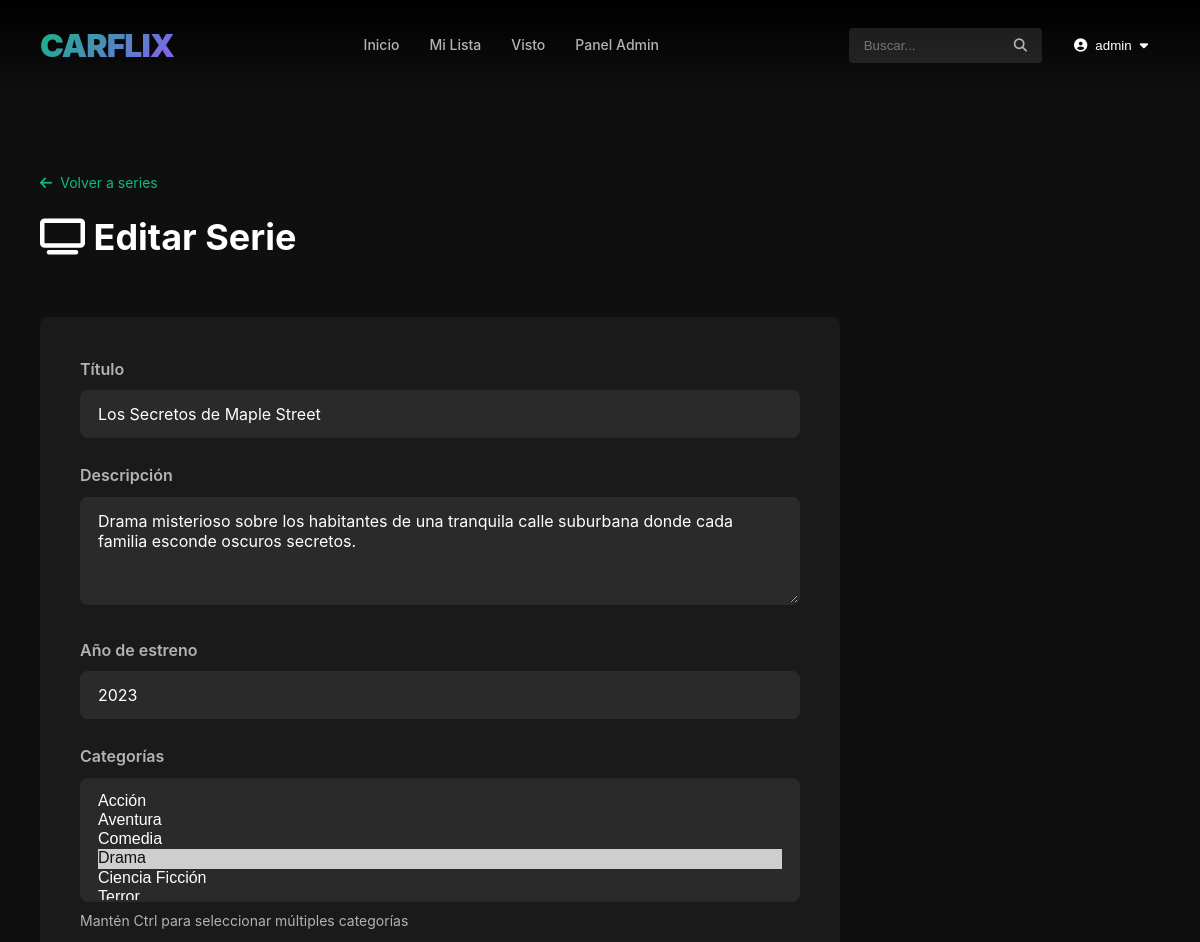
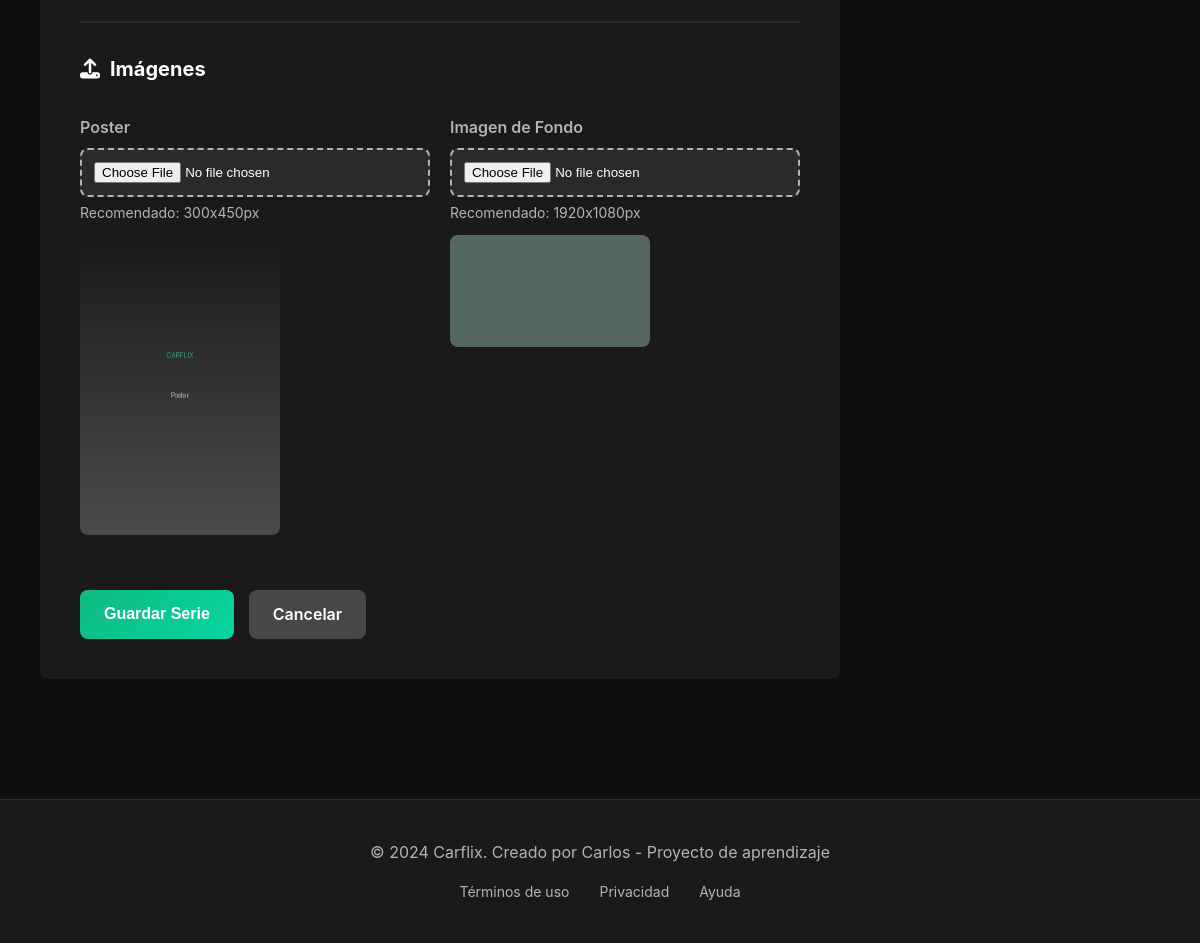
Screenshot of /admin/series/edit/1 (signed in) with the database file from the repository (2 pictures, top to bottom).
### app/models.py (models this page shows, shortened)
class User(UserMixin, db.Model):
    id = db.Column(db.Integer, primary_key=True)
    username = db.Column(db.String(64), unique=True, nullable=False, index=True)
    email = db.Column(db.String(120), unique=True, nullable=False, index=True)
    password_hash = db.Column(db.String(256))
    is_admin = db.Column(db.Boolean, default=False)
    profile_picture = db.Column(db.String(300), default='images/default-avatar.png')
    created_at = db.Column(db.DateTime, default=datetime.utcnow)
    favorite_movies = db.relationship('Movie', secondary=movie_favorites,
                                      backref=db.backref('favorited_by', lazy='dynamic'))
    favorite_series = db.relationship('Series', secondary=series_favorites,
                                      backref=db.backref('favorited_by', lazy='dynamic'))
    watched_movies = db.relationship('Movie', secondary=movie_watched,
                                     backref=db.backref('watched_by', lazy='dynamic'))
    watched_episodes = db.relationship('Episode', secondary=episode_watched,
                                       backref=db.backref('watched_by', lazy='dynamic'))

class Series(db.Model):
    id = db.Column(db.Integer, primary_key=True)
    title = db.Column(db.String(200), nullable=False, index=True)
    description = db.Column(db.Text)
    release_year = db.Column(db.Integer)
    poster_path = db.Column(db.String(300))
    background_path = db.Column(db.String(300))
    created_at = db.Column(db.DateTime, default=datetime.utcnow)
    categories = db.relationship('Category', secondary=series_categories,
                                 backref=db.backref('series', lazy='dynamic'))
    episodes = db.relationship('Episode', backref='series', lazy='dynamic',
                               cascade='all, delete-orphan')

### app/routes.py (the view, shortened to what this page needs)
@app.route('/admin/series/edit/<int:series_id>', methods=['GET', 'POST'])
@login_required
@admin_required
def admin_edit_series(series_id):
    series = Series.query.get_or_404(series_id)
    form = SeriesForm(obj=series)
    form.categories.choices = [(c.id, c.name) for c in Category.query.all()]
    if request.method == 'GET':
        form.categories.data = [c.id for c in series.categories]
    return render_template('admin/series_form.html', form=form, title='Editar Serie', series=series)

### app/forms.py
class SeriesForm(FlaskForm):
    title = StringField('Título', validators=[DataRequired(), Length(max=200)])
    description = TextAreaField('Descripción', validators=[Optional()])
    release_year = IntegerField('Año de estreno', validators=[Optional()])
    poster = FileField('Poster', validators=[
        FileAllowed(['jpg', 'jpeg', 'png', 'gif', 'webp'], 'Solo se permiten imágenes')
    ])
    background = FileField('Imagen de Fondo', validators=[
        FileAllowed(['jpg', 'jpeg', 'png', 'gif', 'webp'], 'Solo se permiten imágenes')
    ])
    categories = SelectMultipleField('Categorías', coerce=int)
    submit = SubmitField('Guardar Serie')

### app/models.py (called while the page is built)
@login_manager.user_loader
def load_user(user_id):
    return User.query.get(int(user_id))

### app/routes.py (called while the page is built)
def admin_required(f):
    @wraps(f)
    def decorated_function(*args, **kwargs):
        if not current_user.is_authenticated or not current_user.is_admin:
            flash('No tienes permisos para acceder a esta página', 'danger')
            return redirect(url_for('home'))
        return f(*args, **kwargs)
    return decorated_function

### app/templates/admin/series_form.html (shortened to what this page needs)
{% extends "base.html" %}
{% block content %}
<div class="admin-page">
    <div class="admin-container">
        <div class="admin-header">
            <div>
                <a href="{{ url_for('admin_series') }}" class="back-link">
                    <i class="fas fa-arrow-left"></i> Volver a series
                </a>
                <h1><i class="fas fa-tv"></i> {{ title }}</h1>
            </div>
        </div>
        <div class="form-container-admin">
            <form method="POST" enctype="multipart/form-data" class="admin-form">
                <div class="form-row">
                    <div class="form-group">
                        {{ form.title.label }}
                        {{ form.title(class="form-control") }}
                    </div>
                </div>
                <div class="form-group">
                    {{ form.description.label }}
                    {{ form.description(class="form-control", rows="4") }}
                </div>
                <div class="form-row">
                    <div class="form-group">
                        {{ form.release_year.label }}
                        {{ form.release_year(class="form-control") }}
                    </div>
                </div>
                <div class="form-group">
                    {{ form.categories.label }}
                    {{ form.categories(class="form-control-select", multiple=true, size=5) }}
                    <small class="form-text">Mantén Ctrl para seleccionar múltiples categorías</small>
                </div>
                <div class="form-divider">
                    <h3><i class="fas fa-upload"></i> Imágenes</h3>
                </div>
                <div class="form-row">
                    <div class="form-group">
                        {{ form.poster.label }}
                        {{ form.poster(class="form-control-file") }}
                        <small class="form-text">Recomendado: 300x450px</small>
                        {% if series and series.poster_path %}
                            <img src="{{ url_for('static', filename=series.poster_path) }}" class="preview-image" alt="Poster actual">
                        {% endif %}
                    </div>
                    <div class="form-group">
                        {{ form.background.label }}
                        {{ form.background(class="form-control-file") }}
                        <small class="form-text">Recomendado: 1920x1080px</small>
                        {% if series and series.background_path %}
                            <img src="{{ url_for('static', filename=series.background_path) }}" class="preview-image" alt="Fondo actual">
                        {% endif %}
                    </div>
                </div>
                <div class="form-actions">
                    {{ form.submit(class="btn btn-primary") }}
                    <a href="{{ url_for('admin_series') }}" class="btn btn-secondary">Cancelar</a>
                </div>
            </form>
        </div>
    </div>
</div>
{% endblock %}

### app/templates/base.html (shortened to what this page needs)
<!DOCTYPE html>
<html lang="es">
<head>
    <link rel="stylesheet" href="{{ url_for('static', filename='css/style.css') }}">
    <link rel="stylesheet" href="https://cdnjs.cloudflare.com/ajax/libs/font-awesome/6.4.0/css/all.min.css">
</head>
<body>
    {% if current_user.is_authenticated %}
    <nav class="navbar">
        <div class="navbar-container">
            <a href="{{ url_for('home') }}" class="logo">CARFLIX</a>
            <div class="nav-links">
                <a href="{{ url_for('home') }}">Inicio</a>
                <a href="{{ url_for('my_list') }}">Mi Lista</a>
                <a href="{{ url_for('watched') }}">Visto</a>
                {% if current_user.is_admin %}
                <a href="{{ url_for('admin_dashboard') }}">Panel Admin</a>
                {% endif %}
            </div>
            <div class="nav-right">
                <form action="{{ url_for('search') }}" method="get" class="search-form">
                    <input type="text" name="q" placeholder="Buscar..." class="search-input">
                    <button type="submit" class="search-btn"><i class="fas fa-search"></i></button>
                </form>
                <div class="user-menu">
                    <button class="user-btn">
                        <i class="fas fa-user-circle"></i>
                        <span>{{ current_user.username }}</span>
                        <i class="fas fa-caret-down"></i>
                    </button>
                </div>
            </div>
        </div>
    </nav>
    {% endif %}
    <main class="main-content">
        {% block content %}{% endblock %}
    </main>
    <footer class="footer">
        <div class="footer-content">
            <p>&copy; 2024 Carflix. Creado por Carlos - Proyecto de aprendizaje</p>
            <div class="footer-links">
                <a href="#">Términos de uso</a>
                <a href="#">Privacidad</a>
                <a href="#">Ayuda</a>
            </div>
        </div>
    </footer>
</body>
</html>

### rows the page displays
User: username "admin"
Series: title "Los Secretos de Maple Street", description "Drama misterioso sobre los habitantes de una tranquila calle suburbana donde cada familia esconde oscuros secretos.", release_year "2023", poster_path (placeholder picture), background_path (placeholder picture)

### other values shown
{{ title }} "Editar Serie"
